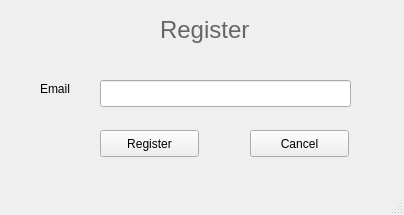
<?xml version="1.0" encoding="UTF-8"?>
<ui version="4.0">
 <class>MainWindow</class>
 <widget class="QMainWindow" name="MainWindow">
  <property name="geometry">
   <rect>
    <x>0</x>
    <y>0</y>
    <width>404</width>
    <height>215</height>
   </rect>
  </property>
  <property name="windowTitle">
   <string>Register</string>
  </property>
  <widget class="QWidget" name="centralwidget">
   <widget class="QLabel" name="label">
    <property name="geometry">
     <rect>
      <x>160</x>
      <y>10</y>
      <width>91</width>
      <height>41</height>
     </rect>
    </property>
    <property name="text">
     <string>&lt;html&gt;&lt;head/&gt;&lt;body&gt;&lt;p&gt;&lt;span style=&quot; font-size:18pt; color:#666666;&quot;&gt;Register&lt;/span&gt;&lt;/p&gt;&lt;/body&gt;&lt;/html&gt;</string>
    </property>
   </widget>
   <widget class="QLineEdit" name="email">
    <property name="geometry">
     <rect>
      <x>100</x>
      <y>80</y>
      <width>251</width>
      <height>27</height>
     </rect>
    </property>
   </widget>
   <widget class="QLabel" name="label_2">
    <property name="geometry">
     <rect>
      <x>40</x>
      <y>80</y>
      <width>67</width>
      <height>17</height>
     </rect>
    </property>
    <property name="text">
     <string>Email</string>
    </property>
   </widget>
   <widget class="QPushButton" name="registerButton">
    <property name="geometry">
     <rect>
      <x>100</x>
      <y>130</y>
      <width>99</width>
      <height>27</height>
     </rect>
    </property>
    <property name="text">
     <string>Register</string>
    </property>
   </widget>
   <widget class="QPushButton" name="cancelButton">
    <property name="geometry">
     <rect>
      <x>250</x>
      <y>130</y>
      <width>99</width>
      <height>27</height>
     </rect>
    </property>
    <property name="text">
     <string>Cancel</string>
    </property>
   </widget>
  </widget>
  <widget class="QMenuBar" name="menubar">
   <property name="geometry">
    <rect>
     <x>0</x>
     <y>0</y>
     <width>404</width>
     <height>25</height>
    </rect>
   </property>
  </widget>
  <widget class="QStatusBar" name="statusbar"/>
 </widget>
 <resources/>
 <connections/>
</ui>
